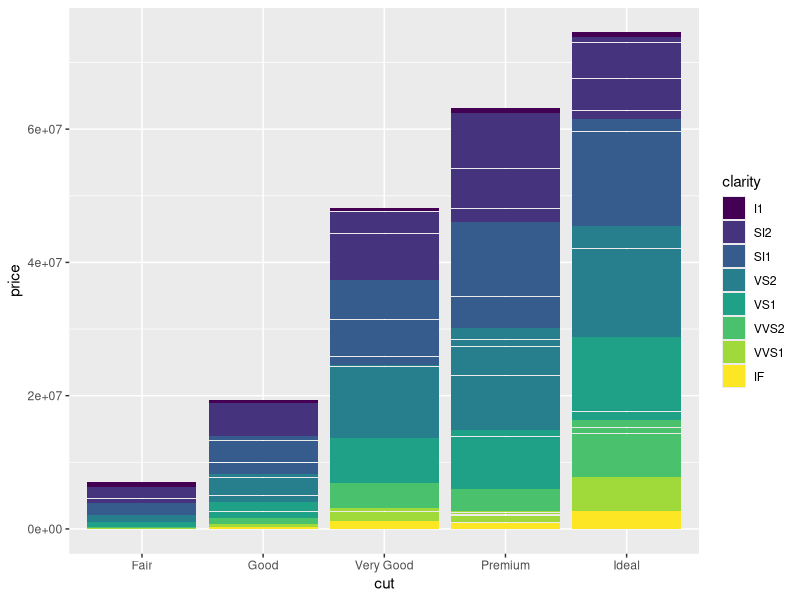
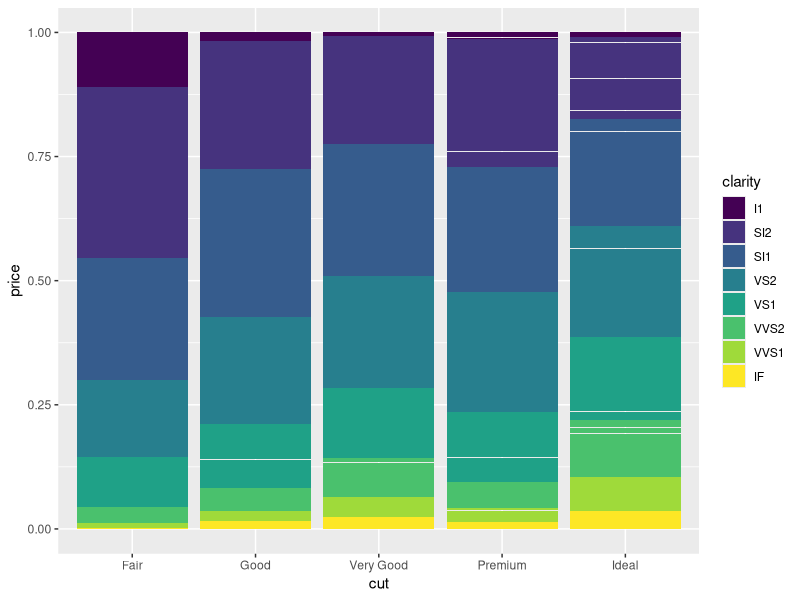
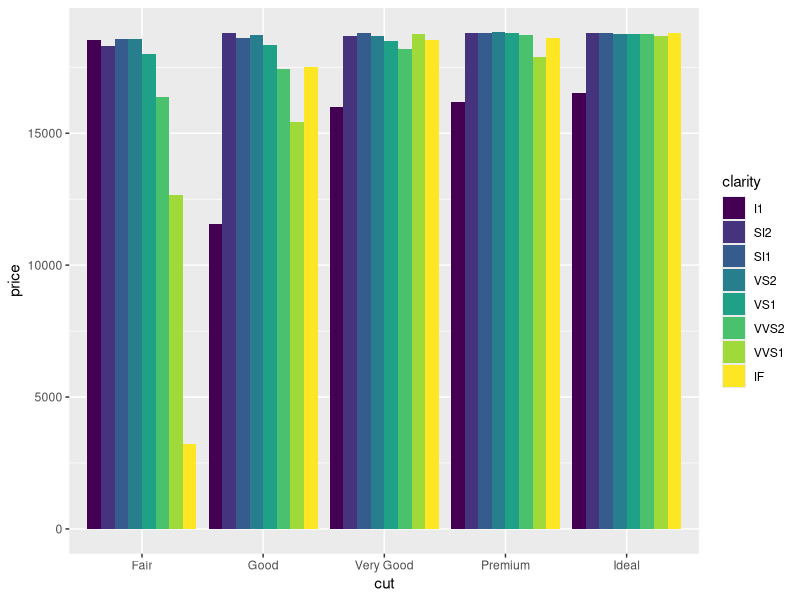
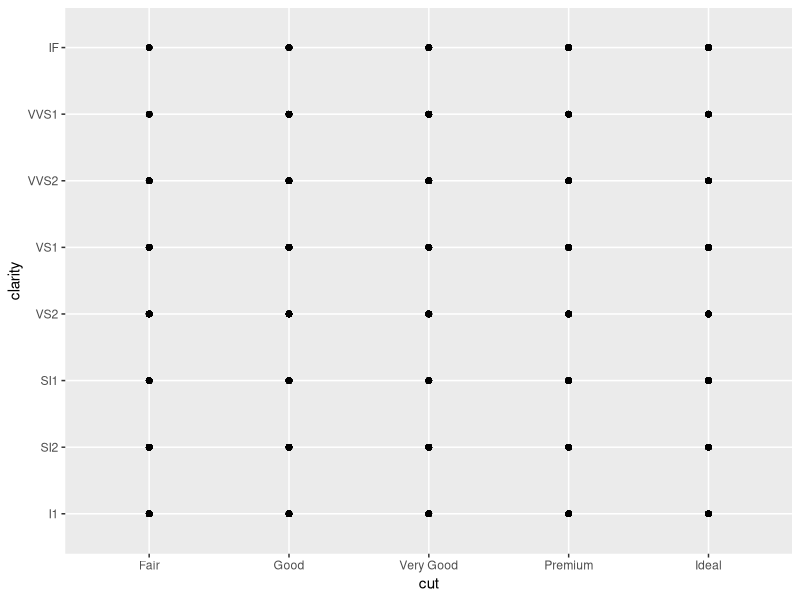
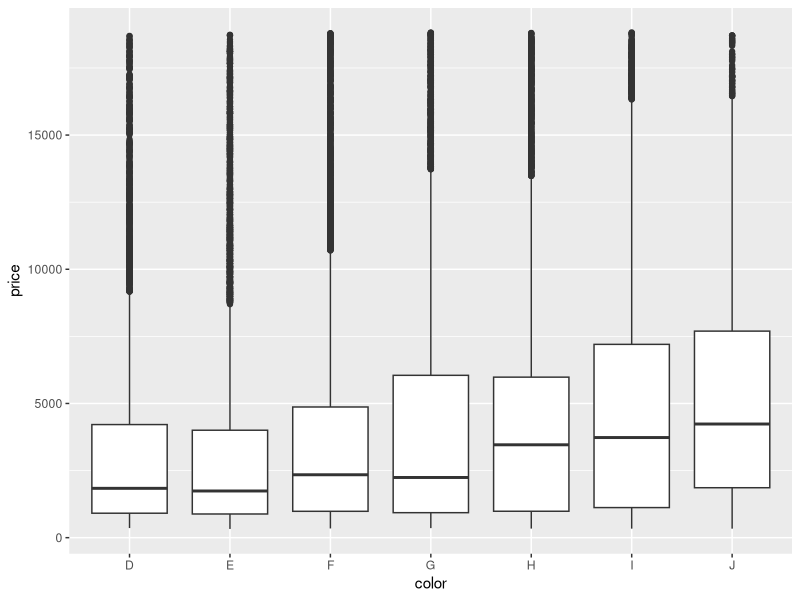
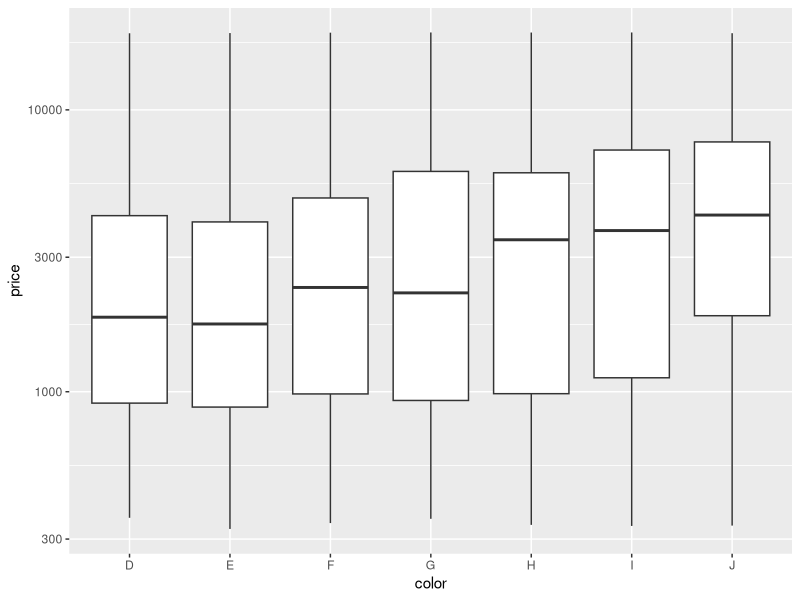
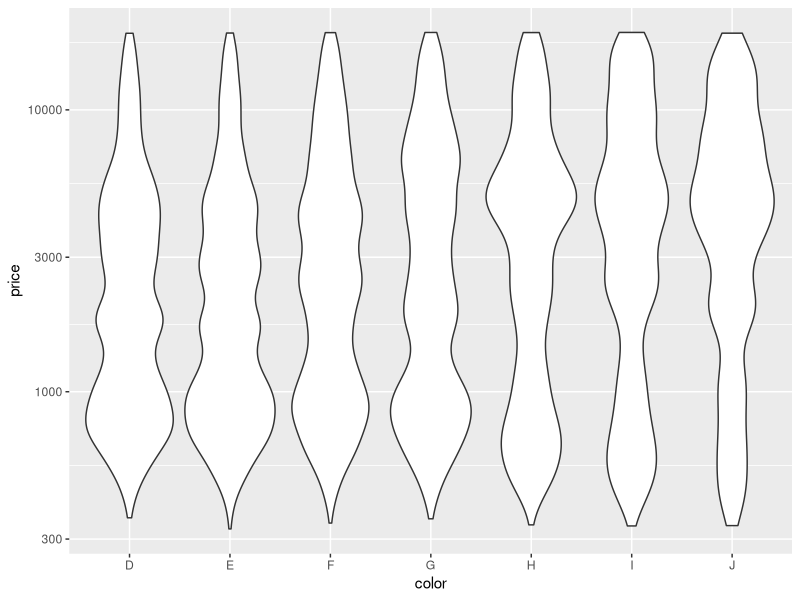
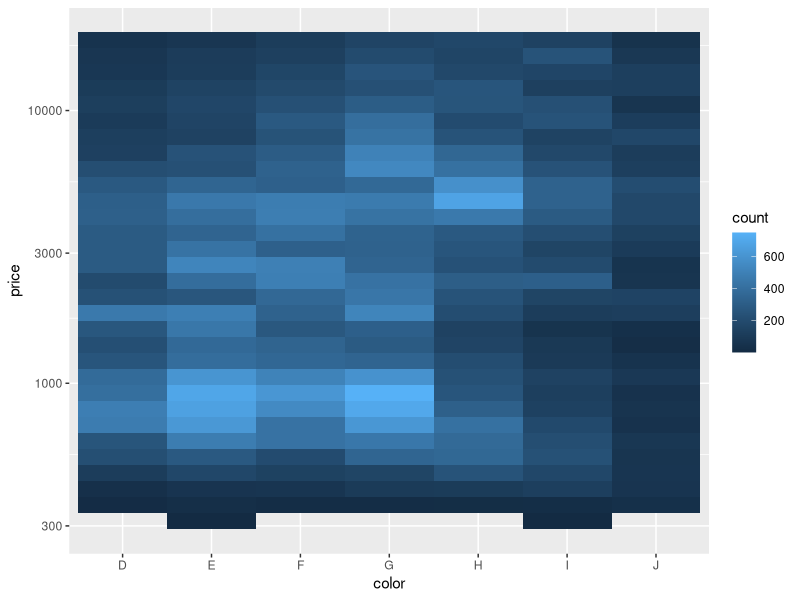

Here is the R script that generated these plots, in order:
# Exercise 2: advanced ggplot2 practice

# Install and load the `ggplot2` package
#install.packages('ggplot2')
library("ggplot2")

# For this exercise you will again be working with the `diamonds` data set.
# Use `?diamonds` to review details about this data set
?diamonds

## Position Adjustments

# Draw a column (bar) chart of diamonds cuts by price, with each bar filled by 
# clarity. You should see a _stacked_ bar chart.
ggplot(data = diamonds) +
  geom_col(mapping = aes(x = cut, y = price, fill = clarity))

# Draw the same chart again, but with each element positioned to "fill" the y axis
ggplot(data = diamonds) +
  geom_col(mapping = aes(x = cut, y = price, fill = clarity), 
           position = "fill")

# Draw the same chart again, but with each element positioned to "dodge" each other
ggplot(data = diamonds) +
  geom_col(mapping = aes(x = cut, y = price, fill = clarity), 
           position = "dodge")

# Draw a plot with point geometry with the x-position mapped to `cut` and the 
# y-position mapped to `clarity`
# This creates a "grid" grouping the points
ggplot(data = diamonds) +
  geom_point(mapping = aes(x = cut, y = clarity))

# Use the "jitter" position adjustment to keep the points from all overlapping!
# (This works a little better with a sample of diamond data, such as from the 
# previous exercise).



## Scales

# Draw a "boxplot" (with `geom_boxplot`) for the diamond's price (y) by color (x)
ggplot(data = diamonds) +
  geom_boxplot(mapping = aes(x = color, y = price))

# This has a lot of outliers, making it harder to read. To fix this, draw the 
# same plot but with a _logarithmic_ scale for the y axis.
ggplot(data = diamonds) +
  geom_boxplot(mapping = aes(x = color, y = price)) +
  scale_y_log10()

# For another version, draw the same plot but with `violin` geometry instead of 
# `boxplot` geometry!
# How does the logarithmic scale change the data presentation?
ggplot(data = diamonds) +
  geom_violin(mapping = aes(x = color, y = price)) +
  scale_y_log10()

# Another interesting plot: draw a plot of the diamonds price (y) by carat (x), 
# using a heatmap of 2d bins (geom_bin2d)
# What happens when you make the x and y channels scale logarithmically?
ggplot(data = diamonds) +
  geom_bin2d(mapping = aes(x = color, y = price)) +
  scale_y_log10()

# Draw a scatter plot for the diamonds price (y) by carat (x). Color each point
# by the clarity (Remember, this will take a while. Use a sample of the diamonds 
# for faster results)
ggplot(data = diamonds) +
  geom_point(mapping = aes(x = carat, y = price, color = clarity)) +
  scale_color_brewer()

# Change the color of the previous plot using a ColorBrewer scale of your choice. 
# What looks nice?



## Coordinate Systems

# Draw a bar chart with x-position and fill color BOTH mapped to cut
# For best results, SET the `width` of the geometry to be 1 (fill plot, no space
# between)
# TIP: You can save the plot to a variable for easier modifications


# Draw the same chart, but with the coordinate system flipped


# Draw the same chart, but in a polar coordinate system. It's a Coxcomb chart!



## Facets

# Take the scatter plot of price by carat data (colored by clarity) and add 
# _facets_ based on the diamond's `color`
ggplot(data = diamonds) +
  geom_point(mapping = aes(x = carat, y = price, color = clarity)) +
  facet_wrap(~cut)


## Saving Plots

# Use the `ggsave()` function to save the current (recent) plot to disk.
# Name the output file "my-plot.png".
# Make sure you've set the working directory!!

